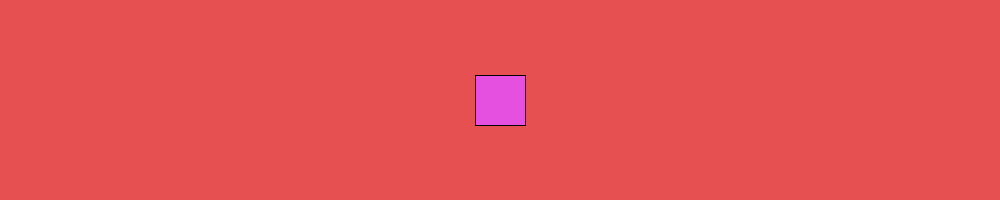
Frame 1 (no input)
Frame 60 (the mouse pressed at the canvas centre just before this capture): identical to frame 1, image omitted
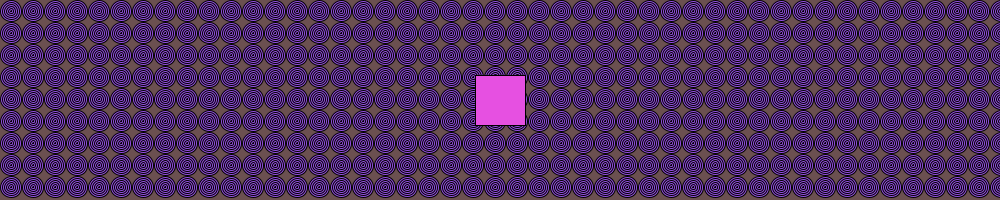
Frame 120 (the mouse held since frame 60 and released just before this capture)

The Processing sketch that drew these frames (run headless with seeded random() and noise(); from frame 60 on, the mouse is pressed at the canvas centre):

// Processing sketch: for_loops_nested
// ── for_loops_nested.pde
/*
///////////////////////////////////////////
 MORE LOOPS!
 NESTED LOOPS!
 NESTED IFs!
 
Interaction:
Hover mouse over rectangle to display pattern.
Press and hold mouse to change background color.
 
 ->Does the concept of nested loops give you a headache? <-
 Check out this video by Dan Shiffman: https://youtu.be/H7frvcAHXps 
 
 ///////////////////////////////////////////
 */


float r= 230; // r value for background rgb
float colorFade=3; // for incrementing the r value

void setup() {
  size (1000, 200);
  rectMode (CENTER);
}

void draw() {
  background (r, 80, 80);

  // is mouse within boundaries of rectangle?
  if (mouseX > width/2 - 25 && mouseX < width/2 + 25 && mouseY >height/2 - 25 && mouseY <height/2 + 25) {
    if (mousePressed) {  // is mouse pressed?
      r += colorFade;  // shorthand for r= r + colorFade
      if (r > 255 || r <0) {  // if added value > 255 or < 0
        colorFade = - colorFade;  // flip increment, multiplies value by -1
      }
    } 
    for (int y = 11; y < height; y += 22) { // first for loop!
      for (int x = 11; x < width + 10; x += 22) { // second for loop!
        for (int d = 21; d>0; d-=4) { // third for loop!
          fill (150, 80, 225);
          ellipse (x, y, d, d);
        }
      }
    }
  }

  fill (230, 80, 225); 
  rect (width/2, height/2, 50, 50);
}
